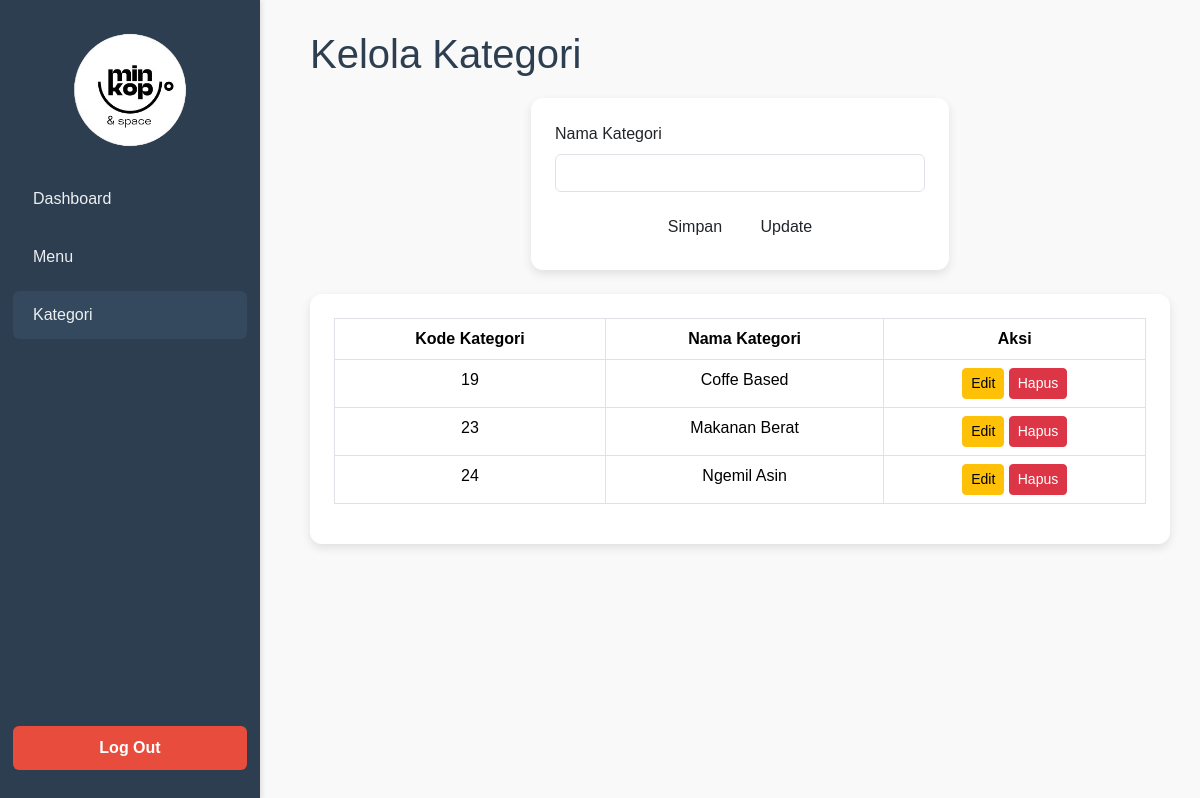
The app's page /admin/kategori.php (signed in) with its own data.
### tables this page shows
CREATE TABLE `tb_kategori` (
  `kd_kategori` int(11) NOT NULL,
  `kategori` varchar(15) NOT NULL
);

### admin/kategori.php (the view, shortened to what this page needs)
<?php
include '../config/koneksi.php';
?>
<!DOCTYPE html>
<html lang="en">
<head>
    <link href="https://cdn.jsdelivr.net/npm/bootstrap@5.3.2/dist/css/bootstrap.min.css" rel="stylesheet">
    <link rel="stylesheet" href="css/dashboard.css">
</head>
<body>
    <nav>
        <img src="../aset/logo/Logo Minkop.png" alt="Cafe Logo">
        <a href="dashboard.php">Dashboard</a>
        <a href="menu.php">Menu</a>
        <a href="kategori.php" class="active">Kategori</a>
        <div class="logout-btn" onclick="confirmLogout()">Log Out</div>
    </nav>
    <div class="container">
        <h1>Kelola Kategori</h1>
        <div class="row mb-4">
            <div class="col-md-6 offset-md-3">
                <div class="card p-4">
                    <form method="post">
                        <div class="mb-3">
                            <label for="kategori" class="form-label">Nama Kategori</label>
                            <input type="text" class="form-control" id="kategori" name="kategori"
                                value="<?php echo @$edit['kategori']; ?>" required>
                        </div>
                        <div class="text-center">
                            <button type="submit" name="simpan" class="btn btn-custom me-2">Simpan</button>
                            <button type="submit" name="update" class="btn btn-custom">Update</button>
                        </div>
                    </form>
                </div>
            </div>
        </div>
        <div class="row">
            <div class="col-md-12">
                <div class="card p-4">
                    <table class="table table-bordered text-center">
                        <thead>
                            <tr>
                                <th>Kode Kategori</th>
                                <th>Nama Kategori</th>
                                <th>Aksi</th>
                            </tr>
                        </thead>
                        <tbody>
                            <?php
                            $sql = mysqli_query($koneksi, "SELECT * FROM tb_kategori");
                            while ($row = mysqli_fetch_array($sql)) {
                                echo "
                                    <tr>
                                        <td>{$row['kd_kategori']}</td>
                                        <td>{$row['kategori']}</td>
                                        <td>
                                            <a href='?edit&id={$row['kd_kategori']}' class='btn btn-warning btn-sm'>Edit</a>
                                            <a href='?hapus&id={$row['kd_kategori']}' class='btn btn-danger btn-sm' onclick='return confirm(\"Hapus kategori dan menu terkait?\")'>Hapus</a>
                                        </td>
                                    </tr>
                                ";
                            }
                            ?>
                        </tbody>
                    </table>
                </div>
            </div>
        </div>
    </div>
</body>
</html>

### admin/css/dashboard.css (style rules this page uses)
body { font-family: 'Arial', sans-serif; background-color: #f9f9f9; display: flex; }
nav { background-color: #2c3e50; width: 260px; height: 100vh; position: fixed; display: flex; flex-direction: column; align-items: center; padding: 30px 0; box-shadow: 2px 0 5px rgba(0, 0, 0, 0.1); }
nav img { width: 120px; border-radius: 50%; margin-bottom: 20px; transition: transform 0.3s ease; }
nav a { color: #ecf0f1; text-decoration: none; padding: 12px 20px; width: 90%; text-align: left; display: block; margin: 5px 0; font-size: 1rem; font-weight: 500; border-radius: 6px; transition: all 0.3s ease; }
nav a:hover, nav a.active { background-color: #34495e; color: #ecf0f1; }
.logout-btn { margin-top: auto; width: 90%; background-color: #e74c3c; color: #fff; text-align: center; padding: 10px; border-radius: 6px; font-weight: 600; cursor: pointer; transition: background-color 0.3s ease; }
.container { margin-left: 280px; padding: 30px; }
.container h1 { color: #2c3e50; font-size: 2.5rem; margin-bottom: 20px; }
.card { border: none; border-radius: 12px; box-shadow: 0 4px 10px rgba(0, 0, 0, 0.1); transition: transform 0.3s ease, box-shadow 0.3s ease; }

### records on screen
tb_kategori: kd_kategori "19", kategori "Coffe Based"
tb_kategori: kd_kategori "23", kategori "Makanan Berat"
tb_kategori: kd_kategori "24", kategori "Ngemil Asin"
